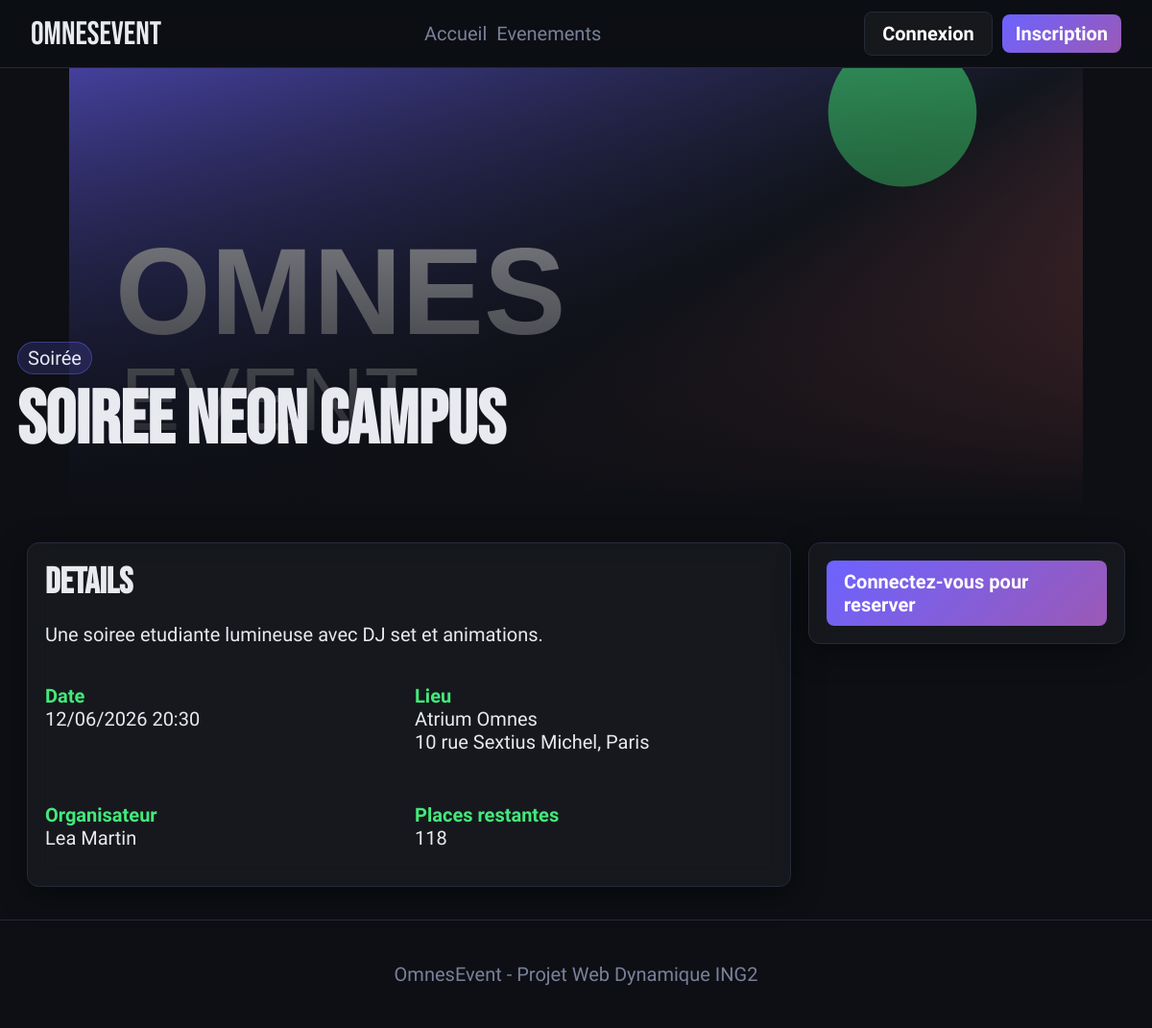
Page /event/detail.php?id=1 on the committed database.
### tables this page shows
CREATE TABLE evenements (
    id INT AUTO_INCREMENT PRIMARY KEY,
    titre VARCHAR(180) NOT NULL,
    description TEXT NOT NULL,
    categorie ENUM('Soirée','Sport','Culture','Conférence','Autre') NOT NULL,
    date_evenement DATETIME NOT NULL,
    nom_lieu VARCHAR(180) NOT NULL,
    adresse_lieu VARCHAR(255),
    url_affiche VARCHAR(255),
    capacite INT NOT NULL,
    cree_par INT NOT NULL,
    statut ENUM('en_attente','publie','annule') DEFAULT 'publie',
    cree_le DATETIME DEFAULT CURRENT_TIMESTAMP,
    CONSTRAINT fk_evenements_utilisateurs FOREIGN KEY (cree_par) REFERENCES utilisateurs(id) ON DELETE CASCADE
);

CREATE TABLE utilisateurs (
    id INT AUTO_INCREMENT PRIMARY KEY,
    email VARCHAR(180) NOT NULL UNIQUE,
    mot_de_passe_hash VARCHAR(255) NOT NULL,
    prenom VARCHAR(100) NOT NULL,
    nom VARCHAR(100) NOT NULL,
    role ENUM('admin','organisateur','participant') DEFAULT 'participant',
    est_approuve TINYINT(1) DEFAULT 0,
    avatar_url VARCHAR(255),
    cree_le DATETIME DEFAULT CURRENT_TIMESTAMP
);

### includes/auth.php (called while the page is built, shortened)
<?php
function e($valeur) {
    return htmlspecialchars((string)$valeur, ENT_QUOTES, 'UTF-8');
}
function baseUrlSite() {
    $racineDocument = realpath($_SERVER['DOCUMENT_ROOT'] ?? '');
    $racineProjet = realpath(__DIR__ . '/..');
    if ($racineDocument && $racineProjet && strpos(strtolower($racineProjet), strtolower($racineDocument)) === 0) {
        $relatif = trim(str_replace('\\', '/', substr($racineProjet, strlen($racineDocument))), '/');
        return $relatif !== '' ? '/' . $relatif : '';
    }
    $script = $_SERVER['SCRIPT_NAME'] ?? '';
    $segments = explode('/', trim($script, '/'));
    return !empty($segments[0]) && substr($segments[0], -4) !== '.php' ? '/' . $segments[0] : '';
}
function urlSite($chemin = '') {
    if (strpos($chemin, '/omnesevent/') === 0) {
        $chemin = substr($chemin, strlen('/omnesevent'));
    } elseif ($chemin[0] !== '/') {
        $chemin = '/' . $chemin;
    }
    return baseUrlSite() . $chemin;
}
function estConnecte() {
    return isset($_SESSION['utilisateur_id']);
}
function compterConfirmes($bdd, $evenement_id) {
    $requete = $bdd->prepare("SELECT COUNT(*) FROM inscriptions WHERE evenement_id = ? AND statut = 'confirme'");
    $requete->execute(array($evenement_id));
    return (int)$requete->fetchColumn();
}
function placesRestantes($bdd, $evenement) {
    return max(0, (int)$evenement['capacite'] - compterConfirmes($bdd, $evenement['id']));
}
?>

### event/detail.php (the view, shortened to what this page needs)
<?php
require_once __DIR__ . '/../includes/db.php';
require_once __DIR__ . '/../includes/auth.php';
$id = (int)($_GET['id'] ?? 0);
$requete = $bdd->prepare('SELECT e.*, u.prenom, u.nom FROM evenements e INNER JOIN utilisateurs u ON e.cree_par = u.id WHERE e.id = ?');
$requete->execute(array($id));
$evenement = $requete->fetch(PDO::FETCH_ASSOC);
$places = placesRestantes($bdd, $evenement);
$affiche = urlSite($evenement['url_affiche'] ?: '/assets/img/default-event.svg');
include __DIR__ . '/../includes/header.php';
?>
<section class="detail-hero" style="background-image: linear-gradient(180deg, rgba(13,15,20,.25), #0d0f14), url('<?php echo e($affiche); ?>');">
    <div>
        <span class="badge"><?php echo e($evenement['categorie']); ?></span>
        <h1><?php echo e($evenement['titre']); ?></h1>
    </div>
</section>
<section class="detail-layout">
    <article class="panel">
        <h2>Details</h2>
        <p><?php echo nl2br(e($evenement['description'])); ?></p>
        <div class="info-grid">
            <p><strong>Date</strong><?php echo date('d/m/Y H:i', strtotime($evenement['date_evenement'])); ?></p>
            <p><strong>Lieu</strong><?php echo e($evenement['nom_lieu']); ?><br><?php echo e($evenement['adresse_lieu']); ?></p>
            <p><strong>Organisateur</strong><?php echo e($evenement['prenom'] . ' ' . $evenement['nom']); ?></p>
            <p><strong>Places restantes</strong><span id="places-restantes"><?php echo $places; ?></span></p>
        </div>
    </article>
    <aside class="panel reserve-panel">
        <?php if (!estConnecte()) { ?>
            <a class="btn full" href="<?php echo e(urlSite('/login.php')); ?>">Connectez-vous pour reserver</a>
        <?php } ?>
    </aside>
</section>
<?php
include __DIR__ . '/../includes/footer.php';
?>

### assets/css/style.css (style rules this page uses)
:root { --bg: #0d0f14; --surface: #161a23; --border: #252a38; --accent: #6C63FF; --accent-2: #FF6B6B; --accent-3: #43E97B; --text: #E8EAF0; --text-muted: #7A8099; --radius: 12px; --shadow: 0 8px 32px rgba(0,0,0,0.45); }
* { box-sizing: border-box; }
body { margin: 0; background: var(--bg); color: var(--text); font-family: 'Barlow Condensed', Arial, sans-serif; font-size: 20px; letter-spacing: 0; }
a { color: inherit; text-decoration: none; }
.logo, h1, h2, h3 { font-family: 'Bebas Neue', Impact, sans-serif; letter-spacing: 0; }
.btn { min-height: 44px; border: 0; border-radius: 8px; padding: 10px 18px; display: inline-flex; align-items: center; justify-content: center; gap: 8px; color: white; cursor: pointer; background: linear-gradient(135deg, var(--accent), #9B59B6); transition: all .25s ease; font-family: inherit; font-weight: 700; }
.btn.full { width: 100%; }
h1 { font-size: 56px; line-height: .94; margin: 12px 0 22px; }
h2 { font-size: 38px; margin: 0 0 14px; }
.section, .form-page, .auth-page, .detail-layout { width: min(1180px, 100%); margin: 0 auto; padding: 34px 18px; }
.event-card, .panel, .auth-card { background: rgba(255,255,255,0.04); backdrop-filter: blur(12px); border: 1px solid var(--border); border-radius: var(--radius); box-shadow: var(--shadow); }
.card-body, .panel, .auth-card { padding: 18px; }
.badge { display: inline-flex; min-height: 28px; align-items: center; border-radius: 999px; padding: 4px 10px; background: rgba(108,99,255,.18); color: var(--text); border: 1px solid rgba(108,99,255,.4); }
.detail-hero { min-height: 460px; display: flex; align-items: end; background-size: cover; background-position: center; padding: 34px 18px; }
.detail-hero > div { width: min(1180px,100%); margin: 0 auto; }
.detail-layout { display: grid; gap: 18px; }
.info-grid { display: grid; gap: 12px; }
.info-grid strong { display: block; color: var(--accent-3); }
.reserve-panel { align-self: start; }
@media (min-width: 700px) { h1 { font-size: 78px; } }
@media (min-width: 700px) { .two-cols, .info-grid { grid-template-columns: 1fr 1fr; } }
@media (min-width: 700px) { .detail-layout { grid-template-columns: 1fr 330px; } }

### rows in the picture
evenements: url_affiche (placeholder picture), categorie "Soirée", titre "Soiree Neon Campus", description "Une soiree etudiante lumineuse avec DJ set et animations.", date_evenement "12/06/2026 20:30", nom_lieu "Atrium Omnes", adresse_lieu "10 rue Sextius Michel, Paris", cree_par.nom "Lea Martin"

### other values in the picture
$places "118"
